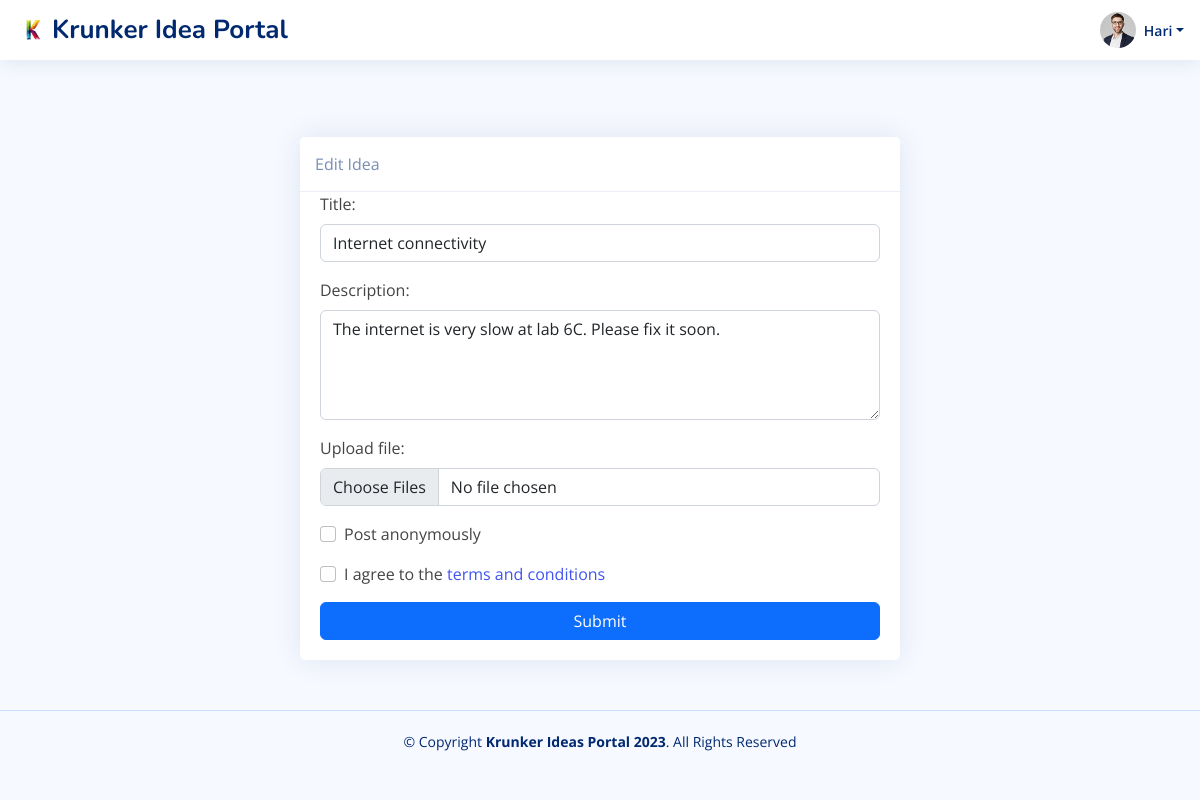
Screenshot of /EditIdea_user.php?id=1 (signed in) with the database file from the repository.
### tables this page shows
CREATE TABLE `user_tbl` (
  `UserId` int(11) NOT NULL,
  `DepartmentId` int(11) NOT NULL,
  `UserRoleName` enum('QA Manager','QA Coordinator','Admin','Staff') DEFAULT NULL,
  `Username` varchar(50) NOT NULL,
  `UserPassword` varchar(500) NOT NULL,
  `UserEmail` varchar(50) DEFAULT NULL,
  `UserContactNo` varchar(15) DEFAULT NULL,
  `UserAddress` varchar(500) DEFAULT NULL,
  `DateClosure` date DEFAULT '2023-06-29',
  `DateFinal` date DEFAULT '2023-07-29'
);

CREATE TABLE `idea_tbl` (
  `IdeaId` int(11) NOT NULL,
  `CategoryId` int(11) NOT NULL,
  `UserId` int(11) NOT NULL,
  `IdeaTitle` varchar(50) DEFAULT NULL,
  `IdeaDescription` varchar(500) DEFAULT NULL,
  `ViewCount` int(255) DEFAULT NULL,
  `IdeaAnonymous` tinyint(1) DEFAULT NULL,
  `is_hidden` tinyint(1) DEFAULT 0,
  `DatePost` datetime NOT NULL DEFAULT current_timestamp()
);

### EditIdea_user.php (the view, shortened to what this page needs)
<?php
$dbconn = mysqli_connect("localhost", "root", "", "krunkerideadb");
$id = $_GET['id'];
$user_id = $_SESSION["userid"];
$select_sql = "SELECT * FROM user_tbl WHERE UserId = $user_id";
$result_Username = mysqli_query($dbconn, $select_sql);
$row_Username = mysqli_fetch_assoc($result_Username);
?>
<!DOCTYPE html>
<html lang="en">
<head>
  <link href="https://cdn.jsdelivr.net/npm/bootstrap@5.0.2/dist/css/bootstrap.min.css" rel="stylesheet">
  <link href="assets/vendor/bootstrap/css/bootstrap.min.css" rel="stylesheet">
  <link href="assets/vendor/bootstrap-icons/bootstrap-icons.css" rel="stylesheet">
  <link href="assets/vendor/boxicons/css/boxicons.min.css" rel="stylesheet">
  <link href="assets/vendor/quill/quill.snow.css" rel="stylesheet">
  <link href="assets/vendor/quill/quill.bubble.css" rel="stylesheet">
  <link href="assets/vendor/remixicon/remixicon.css" rel="stylesheet">
  <link href="assets/vendor/simple-datatables/style.css" rel="stylesheet">
  <link href="assets/css/style.css" rel="stylesheet">
</head>
<body class="toggle-sidebar">
<header id="header" class="header fixed-top d-flex align-items-center">
<div class="d-flex align-items-center justify-content-between">
  <a href="index.php" class="logo d-flex align-items-center">
    <img src="assets/img/logo.png" alt="">
    <span class="d-none d-lg-block">Krunker Idea Portal</span>
  </a>
</div>
<nav class="header-nav ms-auto">
  <ul class="d-flex align-items-center">
    <li class="nav-item dropdown pe-3">
      <a class="nav-link nav-profile d-flex align-items-center pe-0" href="#" data-bs-toggle="dropdown">
        <img src="assets/img/profile-img.jpg" alt="Profile" class="rounded-circle">
        <span class="d-none d-md-block dropdown-toggle ps-2"><?php echo htmlentities($row_Username['Username']) ?></span>
      </a>
    </li>
  </ul>
</nav>
</header>
<main id="main" class="main">
      <?php
        $sql = "SELECT * FROM idea_tbl WHERE IdeaId = $id LIMIT 1";
        $result = mysqli_query($dbconn, $sql);
        $row = mysqli_fetch_assoc($result);
    ?>
<div class="card mx-auto" style="max-width: 600px;">
    <div class="card-header">
      Edit Idea
    </div>
    <div class="card-body">
      <form action="" method="post" enctype="multipart/form-data">
        <div class="mb-3">
          <label for="title" class="form-label">Title:</label>
          <input type="text" id="title" name="title" value="<?php echo htmlentities($row['IdeaTitle']) ?>" class="form-control" >
        </div>
        <div class="mb-3">
          <label for="description" class="form-label">Description:</label>
          <textarea id="description" name="description" class="form-control" rows="4" cols="50" ><?php echo htmlentities($row['IdeaDescription']) ?></textarea>
        </div>
        <div class="mb-3">
          <label for="file" class="form-label">Upload file:</label>
          <input type="file" id="file" name="ideaimage[]" class="form-control" accept="image/jpeg, image/png, image/jpg" multiple>
        </div>
        <div class="mb-3 form-check">
          <input type="checkbox" id="anonymous" name="anonymous" class="form-check-input" value=1>
          <label for="anonymous" class="form-check-label">Post anonymously</label>
        </div>
        <div class="mb-3 form-check">
          <input type="checkbox" id="terms" name="terms" class="form-check-input" required>
          <label for="terms" class="form-check-label">I agree to the <a href="#" data-bs-toggle="modal" data-bs-target="#exampleModalCenter"> terms and conditions</a></label>
        </div>
        <div class="d-grid">
          <button type="submit" name="submit_post" class="btn btn-primary">Submit</button>
        </div>
      </form>
    </div>
  </div>
    </main>
  <footer id="footer" class="footer">
    <div class="copyright">
      &copy; Copyright <strong><span>Krunker Ideas Portal 2023</span></strong>. All Rights Reserved
    </div>
  </footer>
</body>
</html>

### assets/css/style.css (style rules this page uses)
:root { scroll-behavior: smooth; }
body { font-family: "Open Sans", sans-serif; background: #f6f9ff; color: #444444; }
a { color: #4154f1; text-decoration: none; }
#main { margin-top: 60px; padding: 20px 30px; transition: all 0.3s; }
.card { margin-bottom: 30px; border: none; border-radius: 5px; box-shadow: 0px 0 30px rgba(1, 41, 112, 0.1); }
.card-header, .card-footer { border-color: #ebeef4; background-color: #fff; color: #798eb3; padding: 15px; }
.card-body { padding: 0 20px 20px 20px; }
.logo { line-height: 1; }
@media (min-width: 1200px) { .logo { width: 280px; } }
.logo img { max-height: 26px; margin-right: 6px; }
.logo span { font-size: 26px; font-weight: 700; color: #012970; font-family: "Nunito", sans-serif; }
.header { transition: all 0.5s; z-index: 997; height: 60px; box-shadow: 0px 2px 20px rgba(1, 41, 112, 0.1); background-color: #fff; padding-left: 20px; }
.header-nav ul { list-style: none; }
.header-nav>ul { margin: 0; padding: 0; }
.header-nav .nav-profile { color: #012970; }
.header-nav .nav-profile img { max-height: 36px; }
.header-nav .nav-profile span { font-size: 14px; font-weight: 600; }
@media (min-width: 1200px) { #main, #footer { margin-left: 300px; } }
@media (min-width: 1200px) { .toggle-sidebar #main, .toggle-sidebar #footer { margin-left: 0; } }
.footer { padding: 20px 0; font-size: 14px; transition: all 0.3s; border-top: 1px solid #cddfff; }
.footer .copyright { text-align: center; color: #012970; }

### EditIdea_user.php (style rules this page uses)
.card { margin-top: 5%; }

### rows the page displays
user_tbl: Username "Hari"
idea_tbl: title "Internet connectivity", description "The internet is very slow at lab 6C. Please fix it soon."
